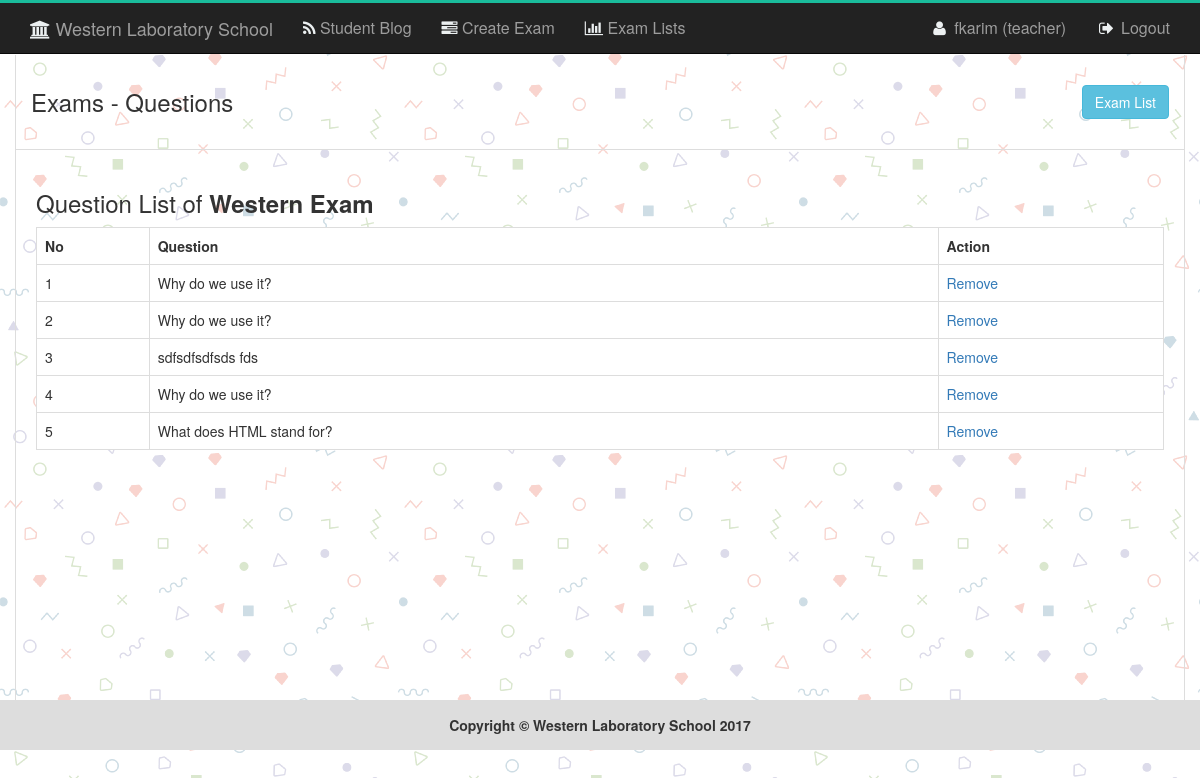
Page /questionlist.php?viewex=19 (signed in) on the committed database.
### tables this page shows
CREATE TABLE `tbl_exam` (
  `id` int(11) NOT NULL,
  `name` varchar(50) NOT NULL,
  `subject` varchar(50) NOT NULL,
  `author` varchar(50) NOT NULL,
  `edate` timestamp NOT NULL DEFAULT CURRENT_TIMESTAMP
);

CREATE TABLE `tbl_ques` (
  `id` int(11) NOT NULL,
  `quesNo` int(11) NOT NULL,
  `ques` text NOT NULL,
  `examid` int(11) NOT NULL
);

### libs/Database.php (called while the page is built, shortened)
<?php
Class Database{
	public $host   = DB_HOST;
	public $user   = DB_USER;
	public $pass   = DB_PASS;
	public $dbname = DB_NAME;
	public $link;
	private function connectDB(){
	$this->link = new mysqli($this->host, $this->user, $this->pass, $this->dbname);
 }
	public function select($query){
		$result = $this->link->query($query) or die($this->link->error.__LINE__);
		if($result->num_rows > 0){
			return $result;
		} else {
			return false;
		}
	}
}

### classes/exam.php (called while the page is built, shortened)
<?php
    include_once ("/../libs/Database.php");
Class Exam{
	private $db;
	public function __construct(){
		$this->db = new Database();
	}
	public function getQuestionByExamId($id){
			$query = "SELECT * FROM tbl_ques WHERE examid='$id'";
			$getData = $this->db->select($query);
			if ($getData) {
				return $getData;
			}else{
				return false;
			}
	}
	public function getExamById($id){
			$query = "SELECT * FROM tbl_exam WHERE id='$id'";
			$getData = $this->db->select($query);
			if ($getData) {
				return $getData;
			}else{
				return false;
			}
	}
	}
?>

### questionlist.php (the view, shortened to what this page needs)
<?php
include_once "header.php";
?>
	<section id="examlist">
    <div class="container obls_margin obls_border">
        <div class="row">
            <div class="col-md-6 examlistpad">
                <span style="font-size:24px;">Exams - Questions</span>
            </div>
            <div class="col-md-6 text-right examlistpad">
                <div class="">
                  <a href="examlist.php" class="btn btn-info">Exam List</a>
                </div>
            </div>
        </div>
     <div class="row" id="postdetails">
       <div class="col-md-12" style="padding:20px;">
				 <?php
				 	if(isset($_GET['viewex'])){
						$exid = $_GET['viewex'];
						$exinfo = $ex->getExamById($exid);
						$exinfo = $exinfo->fetch_assoc();
				 ?>
				 <h3>Question List of <strong><?php echo $exinfo['name'];?></strong></h3>
				<table class="table table-bordered" style="background:#fff">
					<tr>
				    <th width="10%">No</th>
				    <th width="70%">Question</th>
				    <th width="20%">Action</th>
				    </tr>
					<?php
						$getqs = $ex->getQuestionByExamId($exid);
						if ($getqs) {
						$i=0;
						while ($row = $getqs->fetch_assoc()) {
						$i++;
					?>
					<tr>
				    <td><?php echo $i; ?></td>
				    <td><?php echo $row['ques']; ?></td>
				    <td>
				<a onclick="return confirm('Are You Sure To Remove this Question');" href="?viewex=<?php echo $exid; ?>&&delques=<?php echo $row['quesNo']; ?>">Remove</a></td>
				    </tr>
				   <?php } }else{
				   		echo "<tr><td colspan='3' class='error'>No question found !</td></tr>";
				   } } ?>
				</table>
	  	</div>
	  </div>
	 </div>
  </section>
<?php
include_once "footer.php";
?>

### assets/css/main.css (style rules this page uses)
body { background-image: url("../img/logintexture.png"); }
.obls_border { border-left: 1px solid #ddd; border-right: 1px solid #ddd; }
.obls_margin { margin-top: 55px; }
#postdetails { min-height: 550px; padding-bottom: 30px; }
.examlistpad { padding: 30px 15px; border-bottom: 1px solid #ddd; }

### rows in the picture
tbl_exam: name "Western Exam"
tbl_ques: ques "Why do we use it?"
tbl_ques: ques "Why do we use it?"
tbl_ques: ques "sdfsdfsdfsds fds"
tbl_ques: ques "Why do we use it?"
tbl_ques: ques "What does HTML stand for?"

### other values in the picture
Session::get('username') "fkarim"
Session::get("usertype") "teacher"
